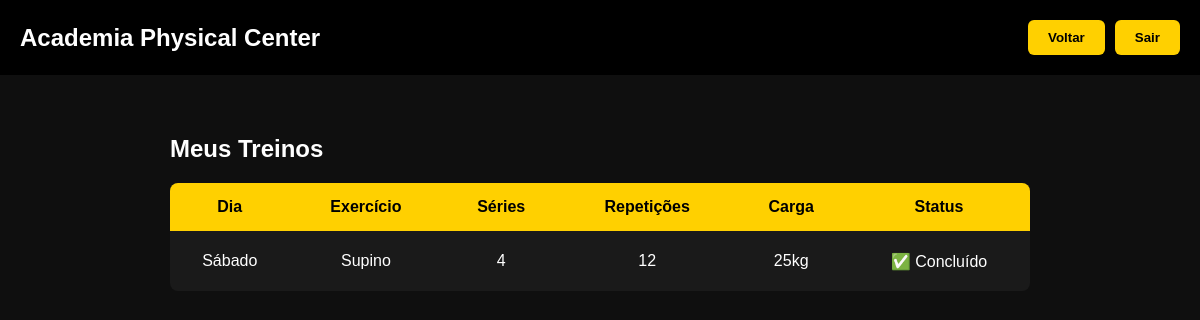
/treinos.php (signed in), run on the app's committed database.
### tables this page shows
CREATE TABLE treinos (
            id INTEGER PRIMARY KEY AUTOINCREMENT,
            usuario_id INTEGER,
            dia TEXT,
            exercicio TEXT,
            series TEXT,
            repeticoes TEXT,
            carga TEXT,
            status TEXT DEFAULT 'pendente',

            FOREIGN KEY (usuario_id) REFERENCES usuarios(id)
        );

### treinos.php (the view, shortened to what this page needs)
<?php
require "database.php";
$id = $_SESSION['usuario'];
$sql = $db->prepare("
    SELECT *
    FROM treinos
    WHERE usuario_id = ?
    ORDER BY id DESC
");
$sql->execute([$id]);
$treinos = $sql->fetchAll();
?>
<!DOCTYPE html>
<html lang="pt-BR">
<head>
    <link rel="stylesheet" href="style.css">
</head>
<body>
<header>
    <div class="header-container">
        <h1 class="logo">Academia Physical Center</h1>
        <div class="header-buttons">
            <a href="area_aluno.php">
                <button type="button">Voltar</button>
            </a>
            <a href="logout.php">
                <button type="button">Sair</button>
            </a>
        </div>
    </div>
</header>
<div class="treinos-container">
    <h2>Meus Treinos</h2>
    <?php if (count($treinos) === 0): ?>
        <p>Nenhum treino disponível ainda.</p>
    <?php else: ?>
    <table>
        <tr>
            <th>Dia</th>
            <th>Exercício</th>
            <th>Séries</th>
            <th>Repetições</th>
            <th>Carga</th>
            <th>Status</th>
        </tr>
        <?php foreach ($treinos as $treino): ?>
            <tr>
                <td><?= htmlspecialchars($treino['dia']) ?></td>
                <td><?= htmlspecialchars($treino['exercicio']) ?></td>
                <td><?= htmlspecialchars($treino['series']) ?></td>
                <td><?= htmlspecialchars($treino['repeticoes']) ?></td>
                <td><?= htmlspecialchars($treino['carga']) ?></td>
                <td>
                    <?= $treino['status'] === 'concluido'
                        ? '✅ Concluído'
                        : '⏳ Pendente' ?>
                </td>
            </tr>
        <?php endforeach; ?>
    </table>
    <?php endif; ?>
</div>
</body>
</html>

### style.css (style rules this page uses)
* { margin: 0; padding: 0; box-sizing: border-box; font-family: Arial, Helvetica, sans-serif; }
body { background: #0f0f0f; color: white; }
header { width: 100%; background: #000; }
.header-container { max-width: 1200px; margin: auto; display: flex; align-items: center; justify-content: space-between; padding: 20px; }
header h1 { font-size: 24px; }
button { background: #ffd000; border: none; padding: 10px 20px; font-weight: bold; cursor: pointer; transition: 0.3s; border-radius: 6px; }
.header-buttons { display: flex; gap: 10px; }
.treinos-container { max-width: 900px; margin: 60px auto; padding: 0 20px; }
table { width: 100%; border-collapse: collapse; margin-top: 20px; background: #1a1a1a; border-radius: 8px; overflow: hidden; }
th { background: #ffd000; color: black; padding: 15px; }
td { padding: 12px; text-align: center; border-bottom: 1px solid #333; height: 60px; }
tr:last-child td { border-bottom: none; }

### data on the page
treinos: dia "Sábado", exercicio "Supino", series "4", repeticoes "12", carga "25kg", status "✅ Concluído"
